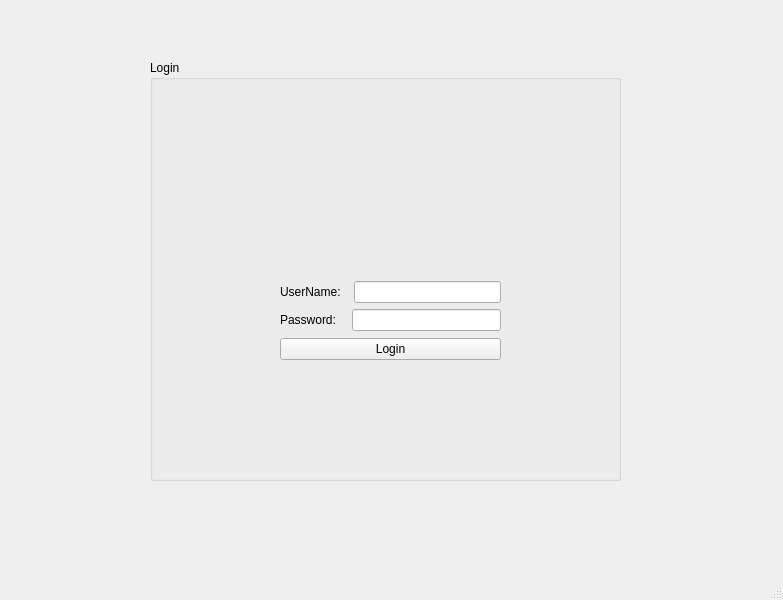
<?xml version="1.0" encoding="UTF-8"?>
<ui version="4.0">
 <class>LoginApp</class>
 <widget class="QMainWindow" name="LoginApp">
  <property name="geometry">
   <rect>
    <x>0</x>
    <y>0</y>
    <width>783</width>
    <height>600</height>
   </rect>
  </property>
  <property name="windowTitle">
   <string>LoginApp</string>
  </property>
  <widget class="QWidget" name="centralwidget">
   <widget class="QGroupBox" name="groupBox">
    <property name="geometry">
     <rect>
      <x>150</x>
      <y>60</y>
      <width>471</width>
      <height>421</height>
     </rect>
    </property>
    <property name="title">
     <string>Login</string>
    </property>
    <widget class="QWidget" name="">
     <property name="geometry">
      <rect>
       <x>130</x>
       <y>220</y>
       <width>221</width>
       <height>83</height>
      </rect>
     </property>
     <layout class="QVBoxLayout" name="verticalLayout_2">
      <item>
       <layout class="QVBoxLayout" name="verticalLayout">
        <item>
         <layout class="QHBoxLayout" name="horizontalLayout_2">
          <item>
           <widget class="QLabel" name="label">
            <property name="text">
             <string>UserName:  </string>
            </property>
           </widget>
          </item>
          <item>
           <widget class="QLineEdit" name="lineEdit_username"/>
          </item>
         </layout>
        </item>
        <item>
         <layout class="QHBoxLayout" name="horizontalLayout">
          <item>
           <widget class="QLabel" name="label_2">
            <property name="text">
             <string>Password:   </string>
            </property>
           </widget>
          </item>
          <item>
           <widget class="QLineEdit" name="lineEdit_password"/>
          </item>
         </layout>
        </item>
       </layout>
      </item>
      <item>
       <widget class="QPushButton" name="pushButton_login">
        <property name="text">
         <string>Login</string>
        </property>
       </widget>
      </item>
     </layout>
    </widget>
    <widget class="QLabel" name="label_3">
     <property name="geometry">
      <rect>
       <x>160</x>
       <y>60</y>
       <width>161</width>
       <height>141</height>
      </rect>
     </property>
     <property name="text">
      <string/>
     </property>
     <property name="pixmap">
      <pixmap>../../../Downloads/paintbrush2.jpg</pixmap>
     </property>
    </widget>
   </widget>
  </widget>
  <widget class="QMenuBar" name="menubar">
   <property name="geometry">
    <rect>
     <x>0</x>
     <y>0</y>
     <width>783</width>
     <height>21</height>
    </rect>
   </property>
  </widget>
  <widget class="QStatusBar" name="statusbar"/>
 </widget>
 <resources/>
 <connections/>
</ui>
